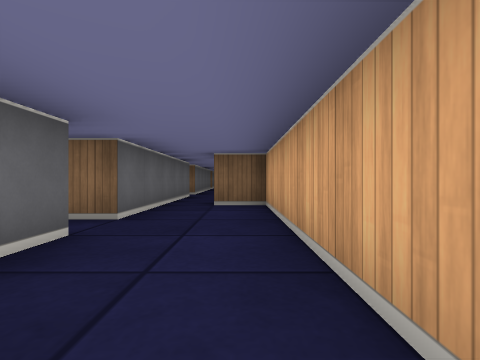
view 1 (above)

18 first-person views from a walk through a cub3D maze. The camera is about half as high as the walls, looks level and sees 80° across. The floor is counted in squares. Each view is taken from the middle of a square. On the plan, view 1 faces up. The plan holds only what a view shows up to about 9 squares ahead; the rest is blank.

view 2
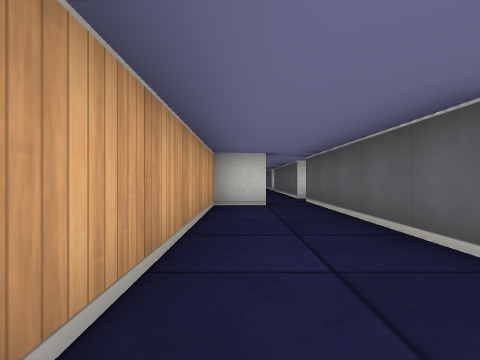

view 3
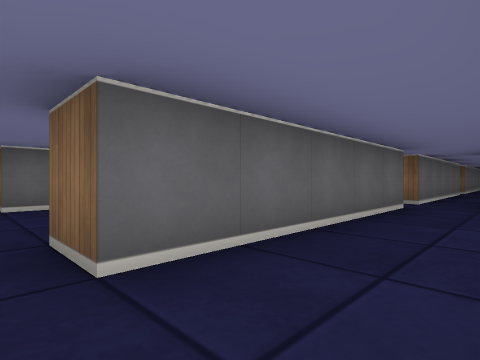

view 4
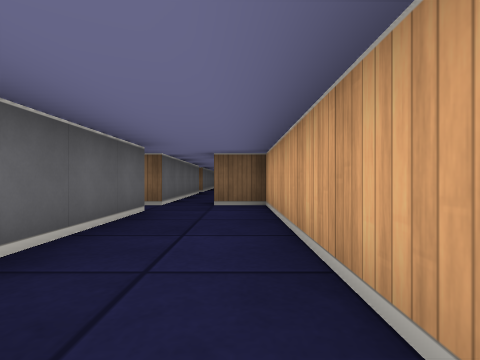

view 5
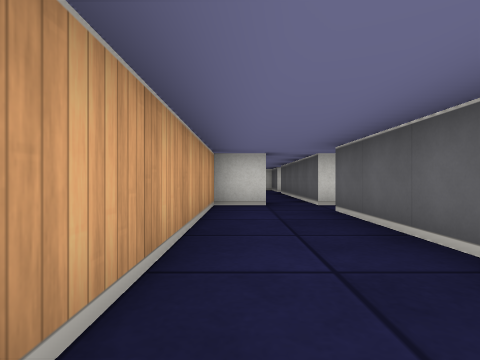

view 6
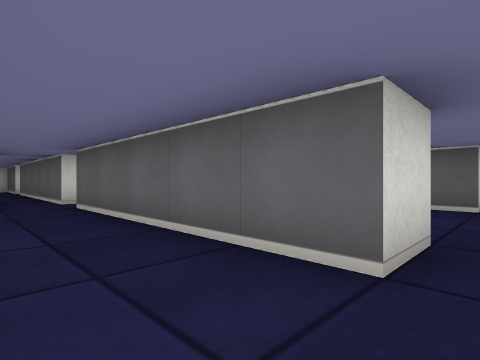

view 7
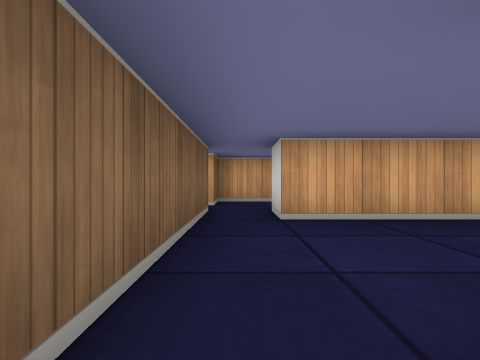

view 8
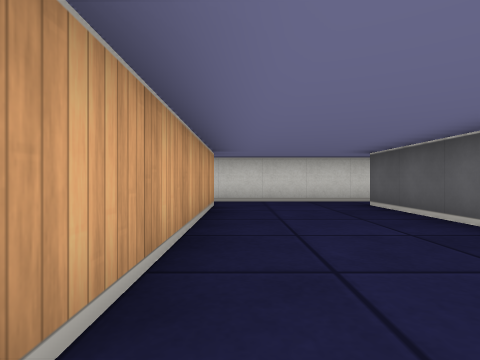

view 9
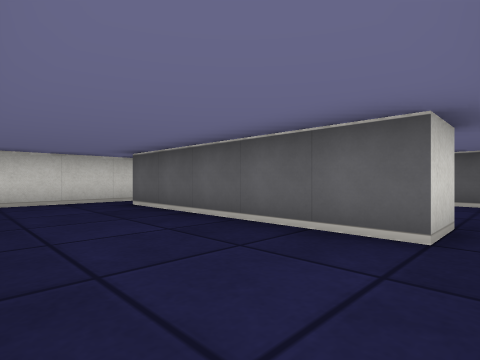

view 10
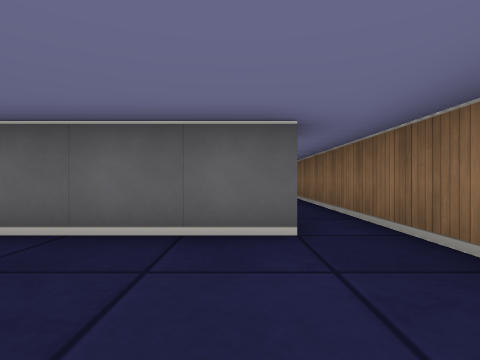

view 11
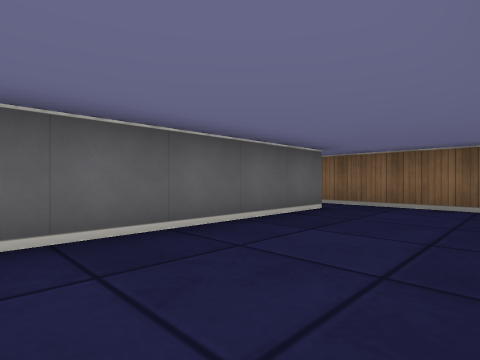

view 12
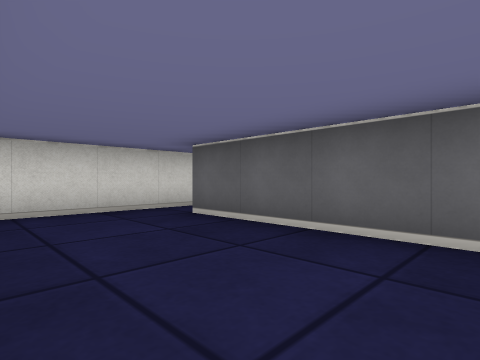

view 13
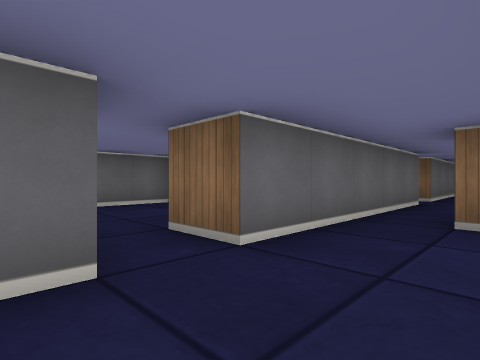

view 14
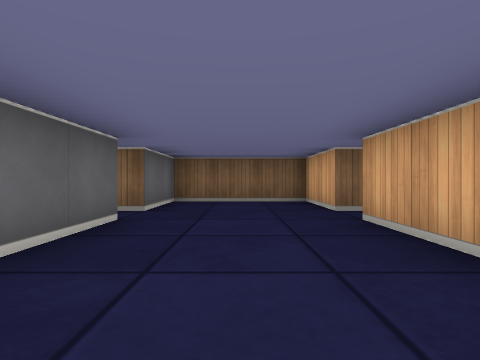

view 15
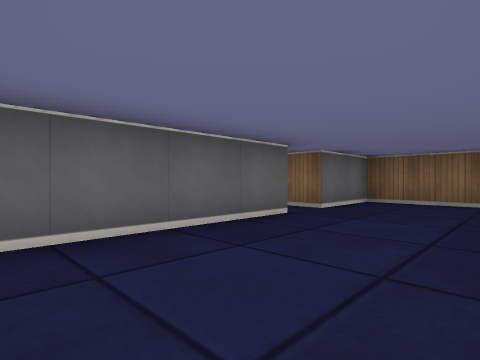

view 16
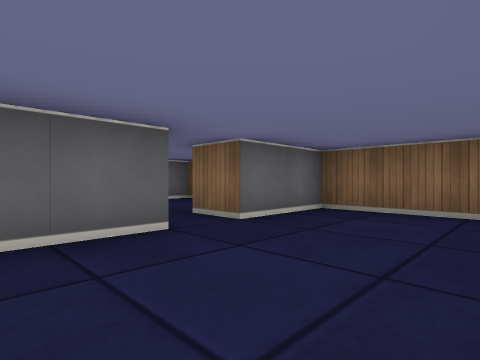

view 17
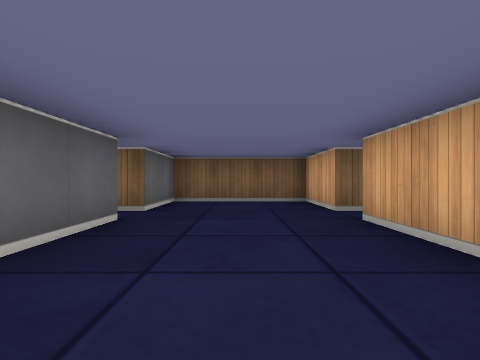

view 18
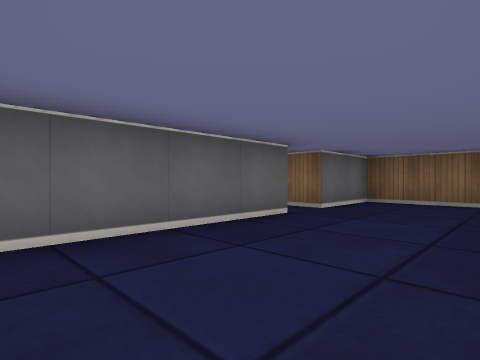

### Floor plan
Points are (right, up) in squares from view 1. A wall is a line through its corners. A room is listed if a view was taken in it or the views show most of it. See-through windows are left out.
Room 1 (views 1, 2, 13)
walls: (-1.5, 2.5) (-1.5, -1.5); (-0.5, -1.5) (0.5, -1.5) (0.5, 5.5) (-0.5, 5.5); (-1.5, 6.5) (-1.5, 3.5)
ways out: opening at (-1, -2) to room 2; opening at (-2, 3) to room 5; opening at (-1, 6)
Room 2 (views 3, 4, 5, 6)
walls: (-1.5, -3.5) (-1.5, -8.5); (-0.5, -9.5) (0.5, -9.5) (0.5, -2.5) (-0.5, -2.5); (-1.5, -1.5) (-1.5, -2.5)
ways out: opening at (-1, -2) to room 1; opening at (-2, -9) to room 4; opening at (-2, -3) to room 4; opening at (-1, -10)
Room 3 (views 7, 11, 12)
walls: (-9.5, -3.5) (-9.5, -8.5); (-6.5, -3.5) (-5.5, -3.5); (-10.2, -9.5) (-5.5, -9.5); (-5.5, -2.5) (-9.4, -2.5)
ways out: opening at (-6, -9) to room 4; opening at (-6, -3) to room 4; opening at (-10, -9); opening at (-10, -3)
Room 4 (views 8, 9, 10)
walls: (-5.5, -3.5) (-5.5, -8.5); (-1.5, -8.5) (-2.5, -8.5) (-2.5, -3.5) (-1.5, -3.5); (-5.5, -9.5) (-1.5, -9.5); (-1.5, -2.5) (-5.5, -2.5)
ways out: opening at (-2, -9) to room 2; opening at (-2, -3) to room 2; opening at (-6, -9) to room 3; opening at (-6, -3) to room 3
Room 5 (views 14, 15, 16)
walls: (-5.5, 2.5) (-5.5, -0.9); (-2.5, 0.8) (-2.5, 2.5); (-1.5, 3.5) (-2.5, 3.5) (-2.5, 5.5) (-5.5, 5.5) (-5.5, 3.5)
ways out: opening at (-2, 3) to room 1; opening at (-6, 3) to room 6
Room 6 (views 17, 18)
walls: (-9.5, 2.5) (-9.5, -0.9); (-6.5, 0.8) (-6.5, 2.5); (-5.5, 3.5) (-6.5, 3.5) (-6.5, 5.5) (-9.5, 5.5) (-9.5, 3.5)
ways out: opening at (-6, 3) to room 5; opening at (-10, 3)

Positions as (right, up) in squares from view 1, and headings:
1: (0, 0), facing up
2: (0, 4), facing down
3: (0, -9), facing up-left
4: (0, -8), facing up
5: (0, -4), facing down
6: (0, -3), facing down-left
7: (-6, -3), facing right
8: (-3, -3), facing down
9: (-3, -3), facing down-left
10: (-3, -4), facing left
11: (-7, -8), facing up-left
12: (-7, -5), facing down-left
13: (0, 2), facing up-left
14: (-4, -1), facing up
15: (-3, -1), facing up-left
16: (-3, 1), facing up-left
17: (-8, -1), facing up
18: (-7, -1), facing up-left
